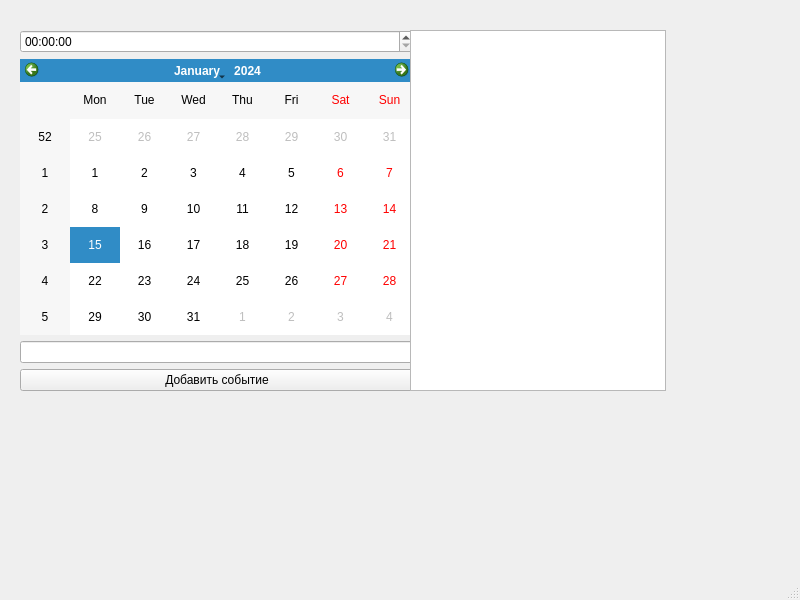
<?xml version="1.0" encoding="UTF-8"?>
<ui version="4.0">
 <class>MainWindow</class>
 <widget class="QMainWindow" name="MainWindow">
  <property name="geometry">
   <rect>
    <x>0</x>
    <y>0</y>
    <width>800</width>
    <height>600</height>
   </rect>
  </property>
  <property name="windowTitle">
   <string>MainWindow</string>
  </property>
  <widget class="QWidget" name="centralwidget">
   <widget class="QWidget" name="verticalLayoutWidget">
    <property name="geometry">
     <rect>
      <x>20</x>
      <y>30</y>
      <width>394</width>
      <height>361</height>
     </rect>
    </property>
    <layout class="QVBoxLayout" name="verticalLayout">
     <item>
      <widget class="QTimeEdit" name="timeEdit"/>
     </item>
     <item>
      <widget class="QCalendarWidget" name="calendarWidget"/>
     </item>
     <item>
      <widget class="QLineEdit" name="line"/>
     </item>
     <item>
      <widget class="QPushButton" name="addEventBtn">
       <property name="text">
        <string>Добавить событие</string>
       </property>
      </widget>
     </item>
    </layout>
   </widget>
   <widget class="QListWidget" name="listWidget">
    <property name="geometry">
     <rect>
      <x>410</x>
      <y>30</y>
      <width>256</width>
      <height>361</height>
     </rect>
    </property>
   </widget>
  </widget>
  <widget class="QMenuBar" name="menubar">
   <property name="geometry">
    <rect>
     <x>0</x>
     <y>0</y>
     <width>800</width>
     <height>26</height>
    </rect>
   </property>
  </widget>
  <widget class="QStatusBar" name="statusbar"/>
 </widget>
 <resources/>
 <connections/>
</ui>
